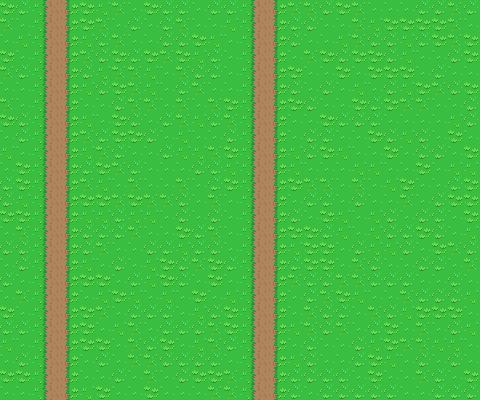

This game map was drawn from its Tiled (.tmx) file and the tilesets committed beside it. A one-line description and the trimmed map source follow:
An orthogonal 30x25 tile map with 16x16 px tiles, 1 tile layer (Tile Layer 1).

<map version="1.0.0" orientation="orthogonal" renderorder="left-down" width="30" height="25" tilewidth="16" tileheight="16" nextobjectid="1">
 <tileset firstgid="1" source="../Tileset/Overworld.tsx" />
 <layer name="Tile Layer 1" width="30" height="25">
  <data>[750 cells, 750 non-empty, 10 distinct tile ids]</data>
 </layer>
</map>
